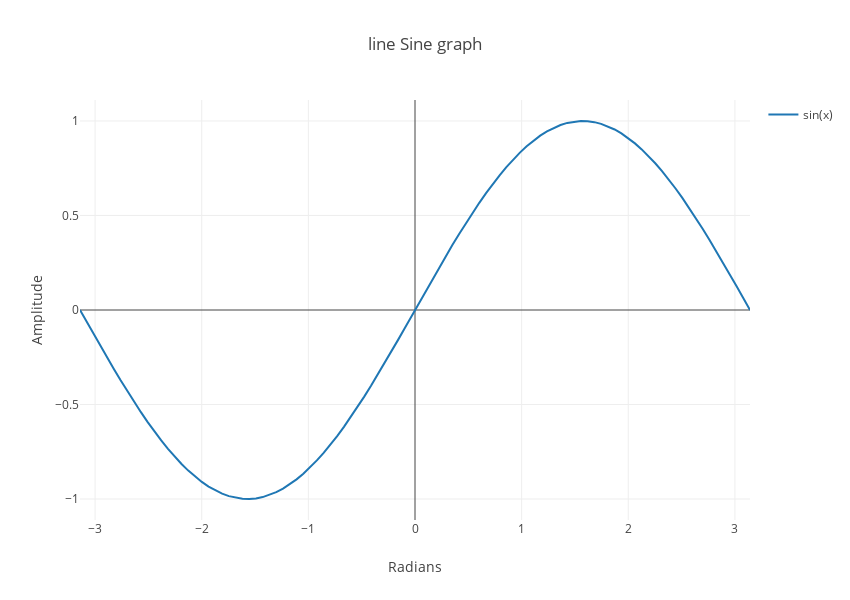

This figure's notebook cell:
### Markdown cell above
### Line Plot

```python
lineTrace = Scatter(
                    x = obj,
                    y = obj,
                    name = '%s'
                    
                    line = dict(
                                 color = '%s',
                                 width = int,
                                 dash = 'dash' | 'dot' | 'dashdot',
                               )
                    # or mode = 'lines'
                   )
data = [lineTrace]
fig = dict( data=data, layout=layout,  )
iplot(fig)
```

<br>

### Code cell
x=np.linspace(-np.pi, np.pi, 100, endpoint=True)
y=np.sin(x)
iplot({ 'data': [{
                   'x': x,
                   'y': y,
                   'mode' : 'lines', 
                   'name' : 'sin(x)',
                }],
      'layout':  {
              'title' : 'line Sine graph',
              'height': 600, 
              'width' : 850,
              'xaxis' : {'title' : 'Radians'},
              'yaxis' : {'title' : 'Amplitude'},
              'showlegend': True
                 }
    }, filename='line graph')

### Figure 1 — Plotly figure (JSON) as saved in the notebook; plotly's stock layout.template omitted (floating-point values rounded to 4 significant figures)
{"data": [{"mode": "lines", "name": "sin(x)", "type": "scatter", "uid": "8bea252e-ddd6-4d91-b630-e0c1de3ae65b", "x": [-3.142, -3.078, -3.015, -2.951, -2.888, -2.824, -2.761, -2.697, -2.634, -2.57, -2.507, -2.443, -2.38, -2.317, -2.253, -2.19, -2.126, -2.063, -1.999, -1.936, -1.872, -1.809, -1.745, -1.682, -1.618, -1.555, -1.491, -1.428, -1.365, -1.301, -1.238, -1.174, -1.111, -1.047, -0.9837, -0.9203, -0.8568, -0.7933, -0.7299, -0.6664, -0.6029, -0.5395, -0.476, -0.4125, -0.3491, -0.2856, -0.2221, -0.1587, -0.0952, -0.03173, 0.03173, 0.0952, 0.1587, 0.2221, 0.2856, 0.3491, 0.4125, 0.476, 0.5395, 0.6029, 0.6664, 0.7299, 0.7933, 0.8568, 0.9203, 0.9837, 1.047, 1.111, 1.174, 1.238, 1.301, 1.365, 1.428, 1.491, 1.555, 1.618, 1.682, 1.745, 1.809, 1.872, 1.936, 1.999, 2.063, 2.126, 2.19, 2.253, 2.317, 2.38, 2.443, 2.507, 2.57, 2.634, 2.697, 2.761, 2.824, 2.888, 2.951, 3.015, 3.078, 3.142], "y": [-1.225e-16, -0.06342, -0.1266, -0.1893, -0.2511, -0.312, -0.3717, -0.4298, -0.4862, -0.5406, -0.5929, -0.6428, -0.6901, -0.7346, -0.7761, -0.8146, -0.8497, -0.8815, -0.9096, -0.9341, -0.9549, -0.9718, -0.9848, -0.9938, -0.9989, -0.9999, -0.9969, -0.9898, -0.9788, -0.9638, -0.945, -0.9224, -0.896, -0.866, -0.8326, -0.7958, -0.7557, -0.7127, -0.6668, -0.6182, -0.5671, -0.5137, -0.4582, -0.4009, -0.342, -0.2817, -0.2203, -0.158, -0.09506, -0.03173, 0.03173, 0.09506, 0.158, 0.2203, 0.2817, 0.342, 0.4009, 0.4582, 0.5137, 0.5671, 0.6182, 0.6668, 0.7127, 0.7557, 0.7958, 0.8326, 0.866, 0.896, 0.9224, 0.945, 0.9638, 0.9788, 0.9898, 0.9969, 0.9999, 0.9989, 0.9938, 0.9848, 0.9718, 0.9549, 0.9341, 0.9096, 0.8815, 0.8497, 0.8146, 0.7761, 0.7346, 0.6901, 0.6428, 0.5929, 0.5406, 0.4862, 0.4298, 0.3717, 0.312, 0.2511, 0.1893, 0.1266, 0.06342, 1.225e-16]}], "layout": {"height": 600, "showlegend": true, "title": "line Sine graph", "width": 850, "xaxis": {"title": "Radians"}, "yaxis": {"title": "Amplitude"}}}
